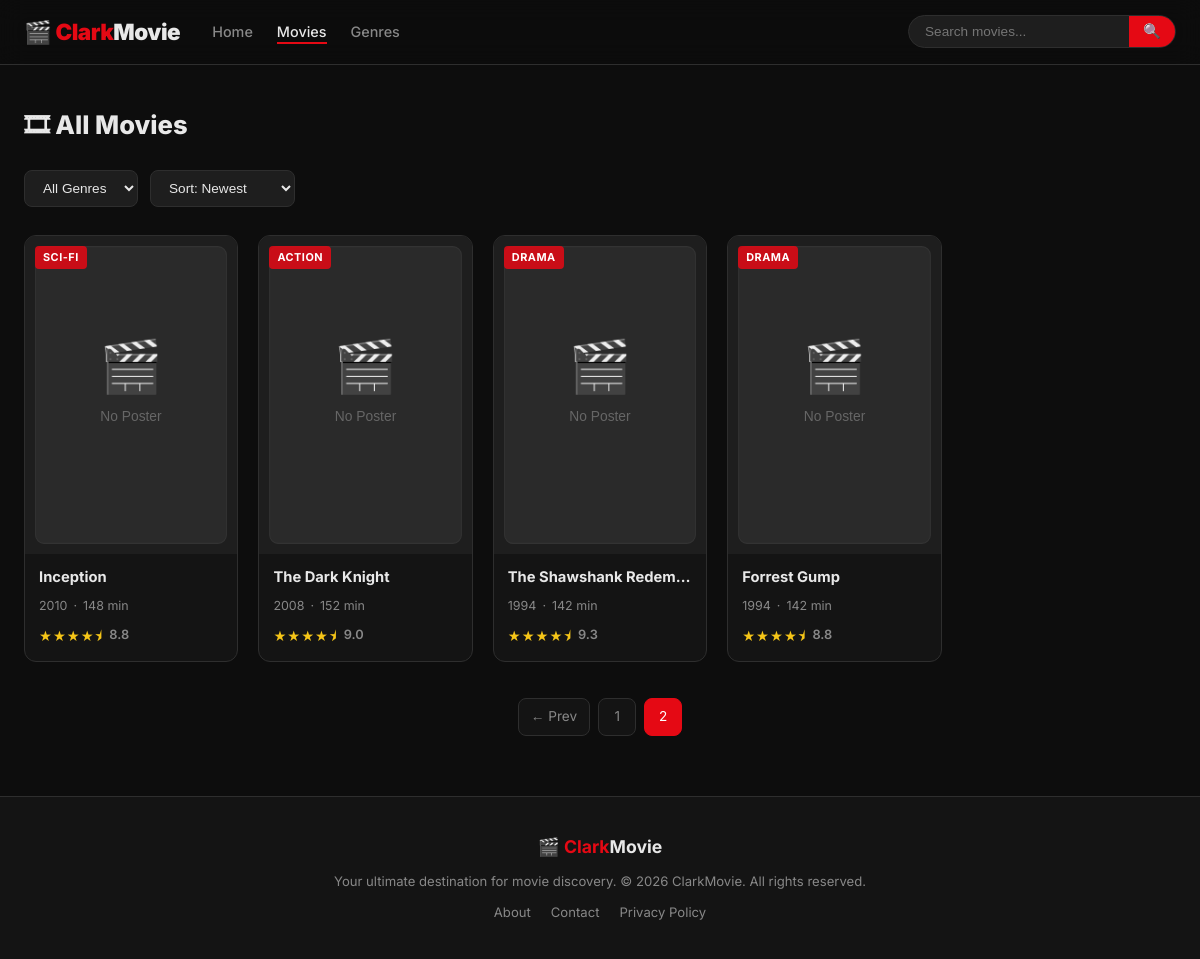
Screenshot of /pages/movies.php?sort=year&page=2 with the database file from the repository.
### tables this page shows
CREATE TABLE movies (
        id INTEGER PRIMARY KEY AUTOINCREMENT,
        title TEXT NOT NULL,
        description TEXT,
        release_year INTEGER,
        rating REAL DEFAULT 0,
        duration INTEGER,
        poster TEXT,
        genre_id INTEGER,
        FOREIGN KEY (genre_id) REFERENCES genres(id)
    );

CREATE TABLE genres (
        id INTEGER PRIMARY KEY AUTOINCREMENT,
        name TEXT NOT NULL UNIQUE
    );

### pages/movies.php (the view, shortened to what this page needs)
<?php
require_once __DIR__ . '/../includes/config.php';
require_once __DIR__ . '/../partials/movie_card.php';
$sort    = $_GET['sort']    ?? 'rating';
$page    = max(1, (int)($_GET['page'] ?? 1));
$perPage = 8;
$offset  = ($page - 1) * $perPage;
$where  = ['1=1'];
$params = [];
$whereSQL = implode(' AND ', $where);
$orderMap = ['rating' => 'm.rating DESC', 'year' => 'm.release_year DESC', 'title' => 'm.title ASC'];
$orderSQL = $orderMap[$sort] ?? 'm.rating DESC';
$countStmt = $pdo->prepare("SELECT COUNT(*) FROM movies m WHERE $whereSQL");
$countStmt->execute($params);
$total = (int)$countStmt->fetchColumn();
$totalPages = (int)ceil($total / $perPage);
$stmt = $pdo->prepare("
    SELECT m.*, g.name AS genre_name
    FROM movies m LEFT JOIN genres g ON m.genre_id = g.id
    WHERE $whereSQL ORDER BY $orderSQL
    LIMIT :limit OFFSET :offset
");
$stmt->bindValue(':limit',  $perPage, PDO::PARAM_INT);
$stmt->bindValue(':offset', $offset,  PDO::PARAM_INT);
$stmt->execute();
$movies = $stmt->fetchAll(PDO::FETCH_ASSOC);
function buildQuery(array $overrides): string {
    $base = array_filter([
        'search' => trim($_GET['search'] ?? ''),
        'sort'   => $_GET['sort']   ?? '',
        'genre'  => $_GET['genre']  ?? '',
        'page'   => $_GET['page']   ?? '',
    ]);
    return '?' . http_build_query(array_merge($base, $overrides));
}
include __DIR__ . '/../partials/header.php';
include __DIR__ . '/../partials/navbar.php';
?>
<main class="main-content container">
    <div class="page-heading">
        <h1>🎞 All Movies</h1>
    </div>
    <div class="filters">
        <form method="GET" class="filter-form">
            <select name="genre" onchange="this.form.submit()">
                <option value="0">All Genres</option>
            </select>
            <select name="sort" onchange="this.form.submit()">
                <option value="year"   <?= $sort === 'year'   ? 'selected' : '' ?>>Sort: Newest</option>
            </select>
        </form>
    </div>
    <?php if (empty($movies)): ?>
        <div class="empty-state">
            <p>😕 No movies found. Try a different search or filter.</p>
            <a href="<?= BASE_URL ?>/pages/movies.php" class="btn btn-primary">Clear Filters</a>
        </div>
    <?php else: ?>
        <div class="movies-grid">
            <?php foreach ($movies as $movie): renderMovieCard($movie); endforeach; ?>
        </div>
        <?php if ($totalPages > 1): ?>
        <div class="pagination">
            <?php if ($page > 1): ?>
                <a href="<?= BASE_URL . '/pages/movies.php' . buildQuery(['page' => $page - 1]) ?>" class="page-btn">← Prev</a>
            <?php endif; ?>
            <?php for ($i = 1; $i <= $totalPages; $i++): ?>
                <a href="<?= BASE_URL . '/pages/movies.php' . buildQuery(['page' => $i]) ?>"
                   class="page-btn <?= $i === $page ? 'active' : '' ?>"><?= $i ?></a>
            <?php endfor; ?>
        </div>
        <?php endif; ?>
    <?php endif; ?>
</main>
<?php include __DIR__ . '/../partials/footer.php'; ?>

### partials/movie_card.php (shortened to what this page needs)
<?php
function renderMovieCard(array $movie): void {
    $stars = renderStars($movie['rating']);
    $poster = htmlspecialchars($movie['poster'] ?? '');
    $title  = htmlspecialchars($movie['title']);
    $year   = (int)($movie['release_year'] ?? 0);
    $dur    = (int)($movie['duration']     ?? 0);
    $genre  = htmlspecialchars($movie['genre_name'] ?? 'Unknown');
    $id     = (int)$movie['id'];
    $rating = number_format((float)$movie['rating'], 1);
?>
<div class="movie-card" data-id="<?= $id ?>">
    <a href="<?= BASE_URL ?>/pages/movie_detail.php?id=<?= $id ?>" class="card-link">
        <div class="card-poster">
            <img src="<?= $poster ?>" alt="<?= $title ?>" loading="lazy"
                 onerror="this.src='<?= BASE_URL ?>/assets/images/no-poster.svg'">
            <span class="card-genre"><?= $genre ?></span>
        </div>
        <div class="card-info">
            <h3 class="card-title"><?= $title ?></h3>
            <div class="card-meta">
                <span class="meta-year"><?= $year ?></span>
                <span class="meta-sep">·</span>
                <span class="meta-dur"><?= $dur ?> min</span>
            </div>
            <div class="card-rating">
                <span class="stars"><?= $stars ?></span>
                <span class="rating-num"><?= $rating ?></span>
            </div>
        </div>
    </a>
</div>
<?php
}
function renderStars(float $rating): string {
    $full  = (int)floor($rating / 2);
    $half  = ($rating / 2 - $full) >= 0.4 ? 1 : 0;
    $empty = 5 - $full - $half;
    return str_repeat('★', $full) . str_repeat('⯨', $half) . str_repeat('☆', $empty);
}

### assets/css/style.css (style rules this page uses)
*, *::before, *::after { box-sizing: border-box; margin: 0; padding: 0; }
:root { --bg: #0d0d0d; --bg2: #141414; --bg3: #1e1e1e; --surface: #242424; --border: #2e2e2e; --accent: #e50914; --accent2: #f5c518; --text: #e8e8e8; --muted: #888; --card-r: 12px; --trans: .25s ease; }
html { scroll-behavior: smooth; }
body { font-family: 'Inter', sans-serif; background: var(--bg); color: var(--text); min-height: 100vh; line-height: 1.6; }
a { color: inherit; text-decoration: none; }
img { display: block; max-width: 100%; }
.container { max-width: 1280px; margin: 0 auto; padding: 0 24px; }
.main-content { padding-block: 40px 60px; }
.movies-grid { display: grid; grid-template-columns: repeat(auto-fill, minmax(190px, 1fr)); gap: 20px; }
.movie-card { background: var(--bg2); border-radius: var(--card-r); overflow: hidden; border: 1px solid var(--border); transition: transform var(--trans), box-shadow var(--trans), border-color var(--trans); }
.card-link { display: block; }
.card-poster { position: relative; aspect-ratio: 2/3; overflow: hidden; background: var(--bg3); }
.card-poster img { width: 100%; height: 100%; object-fit: cover; transition: transform .4s ease; }
.card-genre { position: absolute; top: 10px; left: 10px; background: rgba(229,9,20,.85); color: #fff; font-size: .68rem; font-weight: 700; letter-spacing: .5px; text-transform: uppercase; padding: 3px 8px; border-radius: 4px; }
.card-info { padding: 12px 14px 14px; }
.card-title { font-size: .92rem; font-weight: 700; margin-bottom: 6px; white-space: nowrap; overflow: hidden; text-overflow: ellipsis; }
.card-meta { display: flex; gap: 6px; font-size: .78rem; color: var(--muted); margin-bottom: 8px; }
.card-rating { display: flex; align-items: center; gap: 6px; }
.stars { color: var(--accent2); font-size: .9rem; letter-spacing: 1px; }
.rating-num { font-size: .8rem; color: var(--muted); font-weight: 600; }
.page-heading { margin-bottom: 24px; }
.page-heading h1 { font-size: 1.6rem; font-weight: 800; margin-bottom: 6px; }
.filters { margin-bottom: 28px; }
.filter-form { display: flex; gap: 12px; flex-wrap: wrap; }
.filter-form select { background: var(--bg3); color: var(--text); border: 1px solid var(--border); border-radius: 8px; padding: 9px 14px; font-size: .85rem; cursor: pointer; outline: none; transition: border-color var(--trans); }
.pagination { display: flex; justify-content: center; gap: 8px; margin-top: 36px; flex-wrap: wrap; }
.page-btn { display: inline-flex; align-items: center; justify-content: center; min-width: 38px; height: 38px; padding: 0 12px; border: 1px solid var(--border); border-radius: 8px; font-size: .85rem; color: var(--muted); background: var(--bg2); transition: all var(--trans); }
.page-btn.active { background: var(--accent); border-color: var(--accent); color: #fff; }

### rows the page displays
movies: genre.name "SCI-FI", title "Inception", release_year "2010", duration "148", rating "★★★★⯨", rating "8.8"
movies: genre.name "ACTION", title "The Dark Knight", release_year "2008", duration "152", rating "★★★★⯨", rating "9.0"
movies: genre.name "DRAMA", title "The Shawshank Redem…", release_year "1994", duration "142", rating "★★★★⯨", rating "9.3"
movies: genre.name "DRAMA", title "Forrest Gump", release_year "1994", duration "142", rating "★★★★⯨", rating "8.8"
